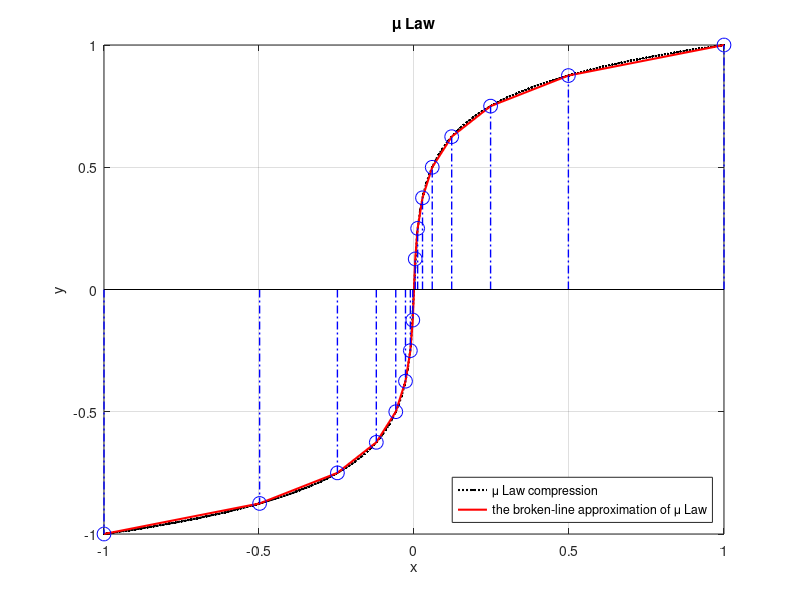
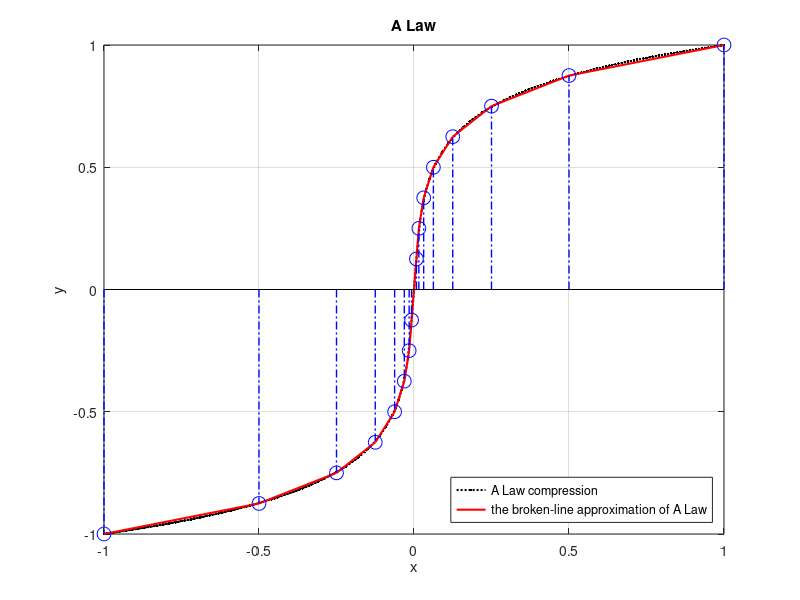

Write the MATLAB code that produced these figures, in order.
% example5_10
clear all
close all
dx=0.01;
x=-1:dx:1;
u=255;
A=87.6;
% u Law
yu=sign(x).*log(1+u*abs(x))/log(1+u);
% A Law
for i=1:length(x)
if abs(x(i))<1/A
ya(i)=A*x(i)/(1+log(A));
else
ya(i)=sign(x(i))*(1+log(A*abs(x(i))))/(1+log(A));
end
end
figure(1)
plot(x,yu,'k.:','LineWidth',1.5)
title('\mu Law')
xlabel('x')
ylabel('y')
grid on
hold on
xx=[-1,-127/255,-63/255,-31/255,-15/255,-7/255,-3/255,-1/255,1/255,3/255,7/255,15/255,31/255,63/255,127/255,1];
yy=[-1,-7/8,-6/8,-5/8,-4/8,-3/8,-2/8,-1/8,1/8,2/8,3/8,4/8,5/8,6/8,7/8,1];
plot(xx,yy,'r','LineWidth',1.5)
stem(xx,yy,'b-.','LineWidth',1,'MarkerSize',10)
legend('\mu Law compression','the broken-line approximation of \mu Law','Location','southeast')
figure(2)
plot(x,ya,'k.:','LineWidth',1.5)
title('A Law')
xlabel('x')
ylabel('y')
grid on
hold on
xx=[-1,-1/2,-1/4,-1/8,-1/16,-1/32,-1/64,-1/128,1/128,1/64,1/32,1/16,1/8,1/4,1/2,1];
yy=[-1,-7/8,-6/8,-5/8,-4/8,-3/8,-2/8,-1/8,1/8,2/8,3/8,4/8,5/8,6/8,7/8,1];
plot(xx,yy,'r','LineWidth',1.5)
stem(xx,yy,'b-.','LineWidth',1,'MarkerSize',10)
legend('A Law compression','the broken-line approximation of A Law','Location','southeast')
